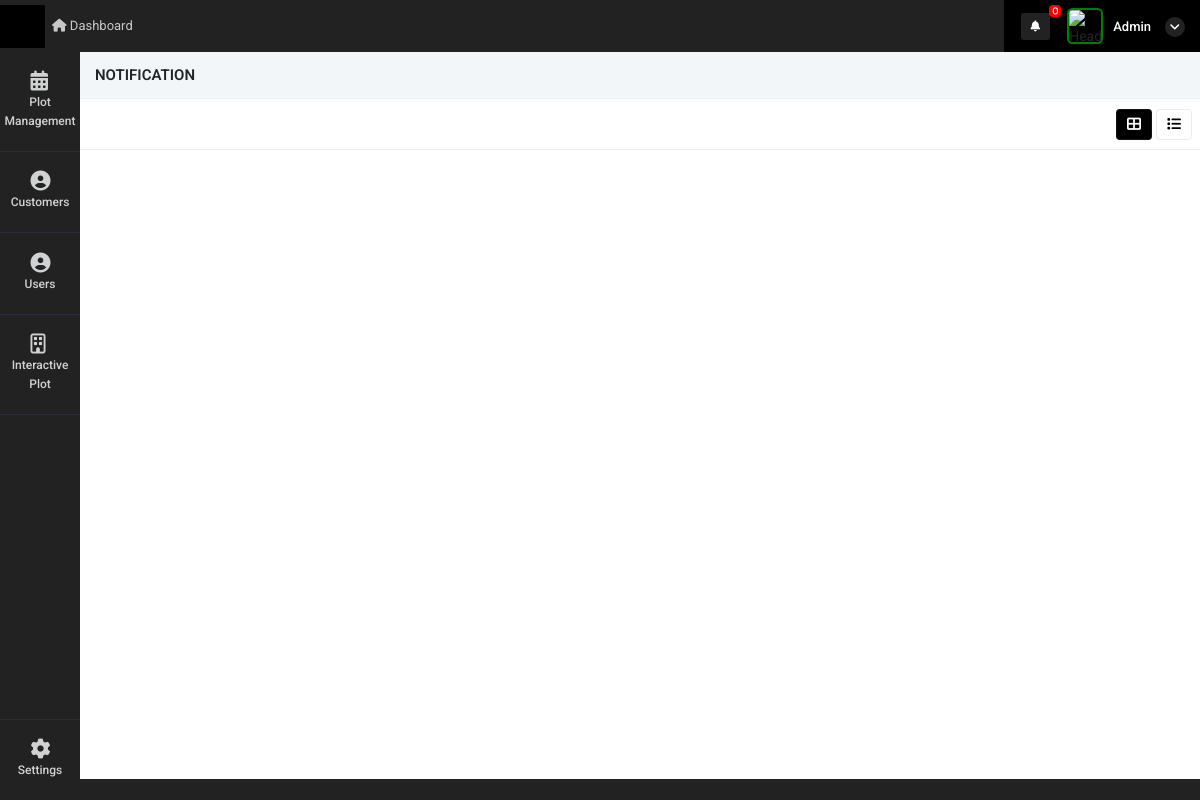
Before: /view_all_activity (signed in) with the older database file.
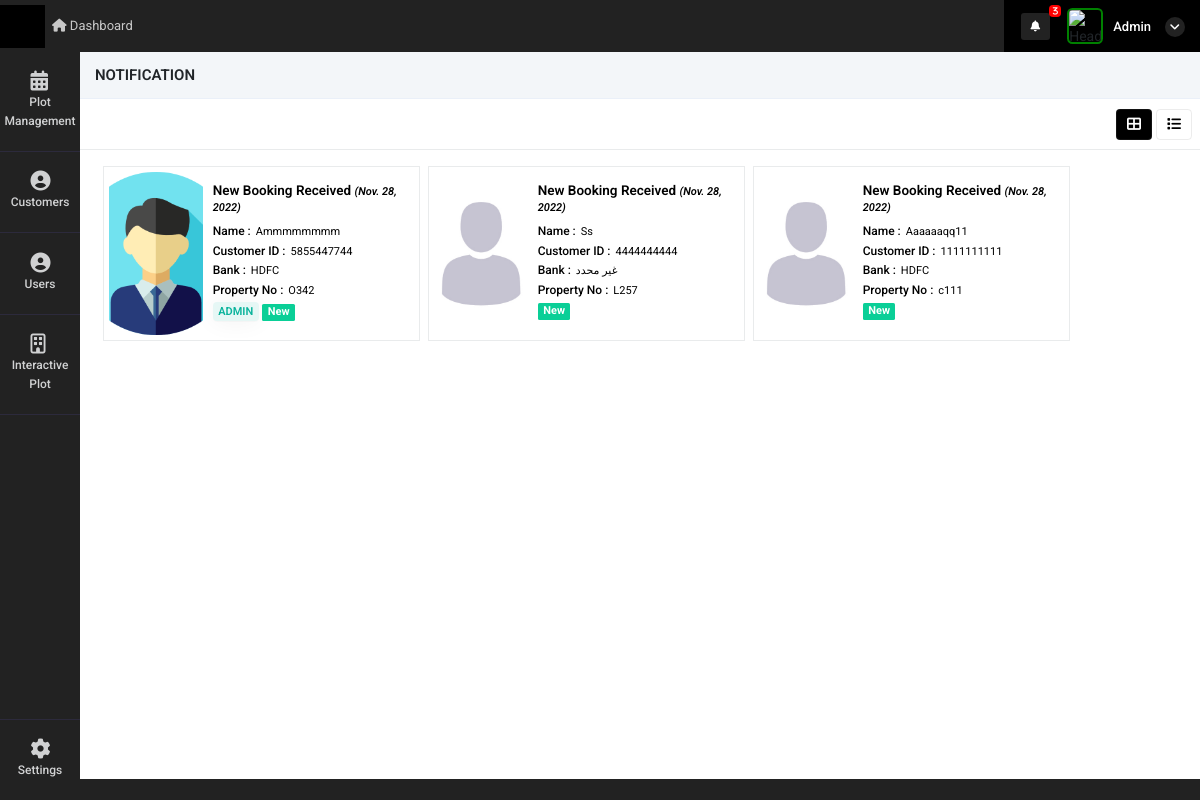
After: the same page with the newer database file.
### super_admin/models.py (models this page shows, shortened)
class common(models.Model):  # COMM0N
    dt = models.DateField(auto_now=True)
    tm = models.TimeField(auto_now=True)
    updated = models.DateTimeField(default=timezone.now)
    status = models.CharField(max_length=255, null=True)
    class Meta:
        abstract = True

class user_request_plot(common):
    customer_id = models.ForeignKey(Customer_details,on_delete=models.CASCADE,related_name="user_request_plot_customer_id", null=True)
    auth_user = models.ForeignKey(User,on_delete=models.CASCADE,related_name="user_request_plot_login_id", null=True)
    user_id = models.ForeignKey(user_Details,on_delete=models.CASCADE,related_name="user_request_plot_user_login_id", null=True)
    property_mapping_id = models.ForeignKey(intractive_map,on_delete=models.CASCADE,related_name="user_request_plot_user_login_id", null=True)
    name = models.CharField(max_length=255,null=True)
    booking_id = models.CharField(max_length=255,null=True)
    phone = models.CharField(max_length=255,null=True)
    customer_email = models.CharField(max_length=255,null=True)
    bank = models.CharField(max_length=255,null=True)
    manager_id = models.ForeignKey(user_Details,on_delete=models.CASCADE,related_name="user_request_plot_manager_id", null=True)
    read_status = models.IntegerField(default=0)
    booking_status = models.IntegerField(null=True)
    reset_to_availale = models.IntegerField(null=True)
    available_status = models.IntegerField(default=1)
    bank_relation_id = models.ForeignKey(Bank_details,on_delete=models.CASCADE,related_name="user_request_plot_Bank_details_id", null=True)
    customer_doc_id = models.FileField(upload_to="customer_document",null=True)
    contract_certi = models.FileField(upload_to="customer_document",null=True)
    tax_certificate  = models.FileField(upload_to="customer_document",null=True)
    other_document = models.FileField(upload_to="customer_document",null=True)
    Price = models.FloatField(blank=True, null=True)

class user_Details(common):
    auth_user = models.ForeignKey(User,on_delete=models.CASCADE,related_name="auth_user_login_id", null=True)
    name = models.CharField(max_length=255,null=True)
    phone = models.CharField(max_length=255,null=True)
    email = models.EmailField(null=True)
    mobile = models.CharField(max_length=255,null=True)
    emp_id = models.CharField(max_length=255,null=True)
    address1 = models.CharField(max_length=255,null=True)
    address2 = models.CharField(max_length=255,null=True)
    city = models.CharField(max_length=255,null=True)
    state = models.CharField(max_length=255,null=True)
    country = models.CharField(max_length=255,null=True)
    zip = models.CharField(max_length=255,null=True)
    password_geration_type = models.CharField(max_length=255,choices=password_generate_option,null=True)
    user_type = models.CharField(max_length=255,choices=login_user_type,null=True)
    atatchment = models.FileField(upload_to="user_image",null=True)
    created_by = models.ForeignKey(User,on_delete=models.CASCADE,related_name="added_by_user_id", null=True)
    plot_list_view = models.CharField(max_length=255,null=True)
    price_visibility = models.IntegerField(null=True,default=1)
    property_access =  models.CharField(max_length=255,choices=property_access_option,null=True)
    manager_nav_ploat_permission = models.IntegerField(default=0)
    manager_nav_user_permission = models.IntegerField(default=0)
    manager_nav_plot_edit_permission = models.IntegerField(default=0)
    manager_nav_booking_cancel_permission = models.IntegerField(default=0)
    manager_nav_customer_read_permission = models.IntegerField(default=0)
    manager_nav_customer_write_permission = models.IntegerField(default=0)
    manager_nav_customer_edit_permission = models.IntegerField(default=0)
    manager_nav_document_read_permission = models.IntegerField(default=0)
    manager_nav_document_write_permission = models.IntegerField(default=0)
    manager_nav_document_edit_permission = models.IntegerField(default=0)

class intractive_map(models.Model):
    Name = models.CharField(max_length=255, null=True)
    customer_id_mapping = models.ForeignKey('super_admin.Customer_details',on_delete=models.SET_NULL,related_name="intractive_map_customer_id", null=True)
    customer_id = models.CharField(max_length=255,null=True)
    Phoneno = models.CharField(max_length=255, null=True)
    customer_email = models.CharField(max_length=255,null=True)
    UnitNo = models.IntegerField(null=True)
    UnitNo_primary = models.IntegerField(null=True)
    BlockNo = models.CharField(max_length=255, null=True)
    UnitArea = models.FloatField(max_length=255, null=True)
    LandArea = models.FloatField(max_length=255, null=True)
    UType = models.CharField(max_length=255, null=True)
    Price = models.FloatField(blank=True, null=True)
    Bank = models.CharField(max_length=255,null=True)
    Status = models.CharField(max_length=255,null=True)
    dt = models.DateField(auto_now_add=True)
    tm = models.TimeField(auto_now_add=True)
    current_status = models.CharField(max_length=255,null=True)
    attached_file = models.FileField(upload_to="property_image",null=True)
    currency = models.CharField(max_length=255,null=True,default="SAR")
    Price_currency = models.CharField(max_length=255,null=True)
    bank_relation_id = models.ForeignKey(Bank_details,on_delete=models.CASCADE,related_name="intractive_map_Bank_details_id", null=True)

### super_admin/views.py (the view, shortened to what this page needs)
# urls.py: path('view_all_activity',views.view_all_activity,name='view_all_activity'),
@login_required(login_url='/')
def view_all_activity(request):
    user = User.objects.get(id=request.user.id)
    st = user.is_superuser
    if st == True:
        data = user_request_plot.objects.filter(booking_status = 1).order_by("-id")
    context = {
        'data':data
    }
    return render(request,'super_admin/view_all_activity.html',context)

### super_admin/templates/super_admin/view_all_activity.html (shortened to what this page needs)
{% extends "super_admin/base.html" %}
{% load static %}
{% block content %}
<div class="content">
    <div class="container-fluid px-0">
        <div class="row">
            <div class="col-12 buttns">
                <h5>Notification</h5>
            </div>
            <div class="col-md-12 contnt">
                <div class="d-flex align-items-center justify-content-between px-2">
                    <div class="col-md-4 px-0">
                    </div>
                    <div class="d-flex align-items-center">
                        <ul class="nav nav-tabs nav-ta" role="tablist">
                            <li class="nav-item mx-1">
                                <a class="nav-link kan-tab active" data-toggle="tab"
                                    href="#ho" role="tab" aria-selected="false">
                                    <i class="fas fa-th-large"></i>
                                </a>
                            </li>
                            <li class="nav-item">
                                <a class="nav-link kan-tab" data-toggle="tab"
                                    href="#pro" role="tab" aria-selected="false">
                                    <i class="fas fa-list"></i>
                                </a>
                            </li>
                        </ul>
                    </div>
                </div>
                <div class="tab-content">
                    <div class="tab-pane active" id="ho" role="tabpanel">
                        <div class='app'>
                            <main class='project1'>
                                <div class='project-tasks1 mb-1 container-fluid'>
                                    {% for i in data %}
                                    <div class='project-column mt-2'>
                                        <a style="text-decoration: none;color: black" href="property_update?id={{i.property_mapping_id.id}}">
                                        <div class="customer-bx">
                                            {% if i.user_id.atatchment == None %}
                                            <div class="cust-img" style="background-image: url({% static 'adminicon.jpg' %});">
                                            </div>
                                            {% elif i.user_id.atatchment == '' %}
                                            <div class="cust-img" style="background-image: url({% static 'adminicon.jpg' %});">
                                            </div>
                                            {% else %}
                                            <div class="cust-img" style="background-image: url('../media/{{i.user_id.atatchment}}');">
                                            </div>
                                            {% endif %}
                                            <div class="customer-content">
                                                <h5>New Booking Received <i>({{i.dt}})</i> </h5>
                                                <span class="d-flex"><h6>Name : </h6> {{i.name|title}}</span>
                                                <span class="d-flex"><h6>Customer ID : </h6> {{i.booking_id}}</span>
                                                <span class="d-flex"><h6>Bank : </h6> {{i.bank}}</span>
                                                <span class="d-flex"><h6>Property No : </h6> {{i.property_mapping_id.BlockNo}}{{i.property_mapping_id.UnitNo}}</span>
                                                <span class="badge badge-soft-success text-uppercase">{{i.user_id.user_type}}</span>
                                                {% if i.read_status == 0 %}
                                                <span class="cust-badge badge-success mb-1">New</span>
                                                {% endif %}
                                            </div>
                                        </div>
                                        </a>
                                    </div>
                                    {% endfor %}
                                </div>
                            </main>
                        </div>
                    </div>
                </div>
            </div>
        </div>
    </div>
</div>
{% endblock %}

### super_admin/templates/super_admin/base.html (shortened to what this page needs)
<!doctype html>
<html lang="en">
    {% load static %}
    {% load notification %}
<head>
    <link rel="stylesheet" href="{% static 'admin/css/morris.css' %}">
    <link href="{% static 'admin/css/bootstrap.min.css' %}" rel="stylesheet" type="text/css" />
    <link href="{% static 'admin/css/icons.css' %}" rel="stylesheet" type="text/css" />
    <link href="{% static 'admin/css/style.css' %}" rel="stylesheet" type="text/css" />
</head>
<body class="">
    <div id="wrapper">
        <div class="left side-menu">
            <div class="slimscroll-menu" id="remove-scroll">
                <div id="sidebar-menu" class="sidaber_menu">
                    <ul class="" id="side-menu">
                        {% if bank_nav == 1 %}
<li>    <a href="bank_master" class="splnav"> <i class="fas fa-briefcase"></i>        <p>Bank Master</p>    </a></li>
<li>    <a href="plot_view_master" class="splnav"> <i class="fas fa-briefcase"></i>        <p>Plot view Master</p>    </a></li>
{{request.user.is_superuser}}
{% if request.user.is_superuser == True %}
<li>    <a href="data_base_backup" class="splnav"> <i class="fas fa-database"></i>        <p>Database Backup</p>    </a></li>
{% endif %}
{% else %}
                        {% if request.user|get_nav_permission:"plot_management" %}
                        <li>
                            <a class="splnav" href="property_management"> <i class="fa fa-calendar"></i>
                                <p>Plot Management</p>
                            </a>
                        </li>
                        {% endif %}
                        {% if request.user|get_user_type_action:"user_type" %}
                        <li>
                            <a href="customer_management" class="splnav"> <i class="fa fa-user-circle"></i>
                                <p>Customers</p>
                            </a>
                        </li>
                        {% endif %}
                        {% if request.user|get_nav_permission:"user_management" %}
                        <li>
                            <a href="user_management" class="splnav"> <i class="fa fa-user-circle"></i>
                                <p>Users</p>
                            </a>
                        </li>
                        {% endif %}
                        <li>
                            <a href="plot" class="splnav"> <i class="fa fa-building-o"></i>
                                <p>Interactive Plot</p>
                            </a>
                        </li>
                        {% endif %}
                        <li class="bootm_toggle_settings_button ">
                            <a class="splnav bdr_btmnone_nav" href="profile"> <i class="fa fa-cog"></i>
                                <p>Settings</p>
                            </a>
                        </li>
                    </ul>
                </div>
            </div>
        </div>
        <div class="content-page">
            <div class="topbar">
                <div class="navbar-header">
                    <div class="d-flex">
                        <div class="binance">
                        </div>
                    </div>
                    <ul class="navbar-nav1 bg-2 col">
                        <li class="nav-item d-none d-sm-inline-block">
                            <a href="home" class="nav-link"><i class="fa fa-home"></i> Dashboard</a>
                        </li>
                    </ul>
                    <div class="d-flex align-items-center icns">
                        <div class="dropdown topbar-head-dropdown ms-1 header-item">
                            <a href="view_all_activity">
                                <i class="fas fa-bell fs-icn">
                                    <span
                                        class="position-absolute topbar-badge fs-9 translate-middle badge11 rounded-pill bg-red">{{ request.user|get_notifications:"sss" }}</span></i>
                                    </a>
                        </div>
                        <div class="dropdown header-item topbar-user king button-drpdown">
                            <span class="d-flex align-items-center drpdown-toggle">
                                <img class="header-profile-user" src="{{ request.user|get_loginUsernameImage:"sss" }}" alt="Header Avatar">
                                <span class="text-start ms-xl-2">
                                    <span class="d-none d-xl-inline-block ms-1 fw-medium user-name-text">  {{request.user.username|title}}</span>
                                    <i class="pro-icn fa fa-angle-down"></i>
                                </span>
                            </span>
                        </div>
                    </div>
                </div>
            </div>
            <div class="content">
                {% block content %}
                {% endblock %}
            </div>
            <footer class="footer">
                <div class="container-fluid">
                    <div class="row">
                        <div class="col-sm-6">
                        </div>
                        <div class="col-sm-6">
                        </div>
                    </div>
                </div>
            </footer>
        </div>
    </div>
</body>
</html>

Changed rows visible on the page:
added user_request_plot: user_id.atatchment (picture), dt "Nov. 28, 2022", name "Ammmmmmmm", booking_id "5855447744", bank "HDFC", property_mapping_id.BlockNo "O", property_mapping_id.UnitNo "342", user_id.user_type "ADMIN", read_status "New"
added user_request_plot: dt "Nov. 28, 2022", name "Ss", booking_id "4444444444", bank "غير محدد", property_mapping_id.BlockNo "L", property_mapping_id.UnitNo "257", read_status "New"
added user_request_plot: dt "Nov. 28, 2022", name "Aaaaaaqq11", booking_id "1111111111", bank "HDFC", property_mapping_id.BlockNo "c1", property_mapping_id.UnitNo "11", read_status "New"
Other visible differences:
{{ request.user|get_notifications:"sss" }}: "0" → "3"
